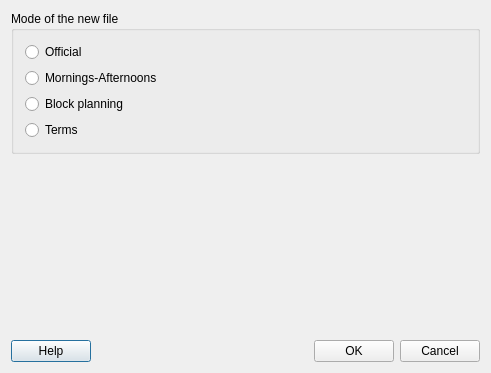
<?xml version="1.0" encoding="UTF-8"?>
<ui version="4.0">
 <class>GetModeForNewFileForm_template</class>
 <widget class="QDialog" name="GetModeForNewFileForm_template">
  <property name="geometry">
   <rect>
    <x>0</x>
    <y>0</y>
    <width>491</width>
    <height>373</height>
   </rect>
  </property>
  <property name="windowTitle">
   <string extracomment="The title of the new file dialog - the user must select the mode for this new file">Please select the mode for the new file</string>
  </property>
  <layout class="QGridLayout" name="gridLayout_2">
   <item row="0" column="0">
    <widget class="QGroupBox" name="modeGroupBox">
     <property name="title">
      <string>Mode of the new file</string>
     </property>
     <layout class="QGridLayout" name="gridLayout">
      <item row="0" column="0">
       <widget class="QRadioButton" name="officialRadioButton">
        <property name="text">
         <string>Official</string>
        </property>
       </widget>
      </item>
      <item row="1" column="0">
       <widget class="QRadioButton" name="morningsAfternoonsRadioButton">
        <property name="text">
         <string>Mornings-Afternoons</string>
        </property>
       </widget>
      </item>
      <item row="2" column="0">
       <widget class="QRadioButton" name="blockPlanningRadioButton">
        <property name="text">
         <string>Block planning</string>
        </property>
       </widget>
      </item>
      <item row="3" column="0">
       <widget class="QRadioButton" name="termsRadioButton">
        <property name="text">
         <string>Terms</string>
        </property>
       </widget>
      </item>
     </layout>
    </widget>
   </item>
   <item row="1" column="0">
    <spacer name="verticalSpacer_2">
     <property name="orientation">
      <enum>Qt::Vertical</enum>
     </property>
     <property name="sizeHint" stdset="0">
      <size>
       <width>20</width>
       <height>6</height>
      </size>
     </property>
    </spacer>
   </item>
   <item row="2" column="0">
    <layout class="QHBoxLayout" name="horizontalLayout">
     <item>
      <widget class="QPushButton" name="helpPushButton">
       <property name="text">
        <string>Help</string>
       </property>
      </widget>
     </item>
     <item>
      <spacer name="horizontalSpacer">
       <property name="orientation">
        <enum>Qt::Horizontal</enum>
       </property>
       <property name="sizeHint" stdset="0">
        <size>
         <width>40</width>
         <height>20</height>
        </size>
       </property>
      </spacer>
     </item>
     <item>
      <widget class="QPushButton" name="okPushButton">
       <property name="text">
        <string>OK</string>
       </property>
      </widget>
     </item>
     <item>
      <widget class="QPushButton" name="cancelPushButton">
       <property name="text">
        <string>Cancel</string>
       </property>
      </widget>
     </item>
    </layout>
   </item>
  </layout>
 </widget>
 <layoutdefault spacing="6" margin="11"/>
 <tabstops>
  <tabstop>okPushButton</tabstop>
  <tabstop>cancelPushButton</tabstop>
 </tabstops>
 <resources/>
 <connections/>
</ui>
